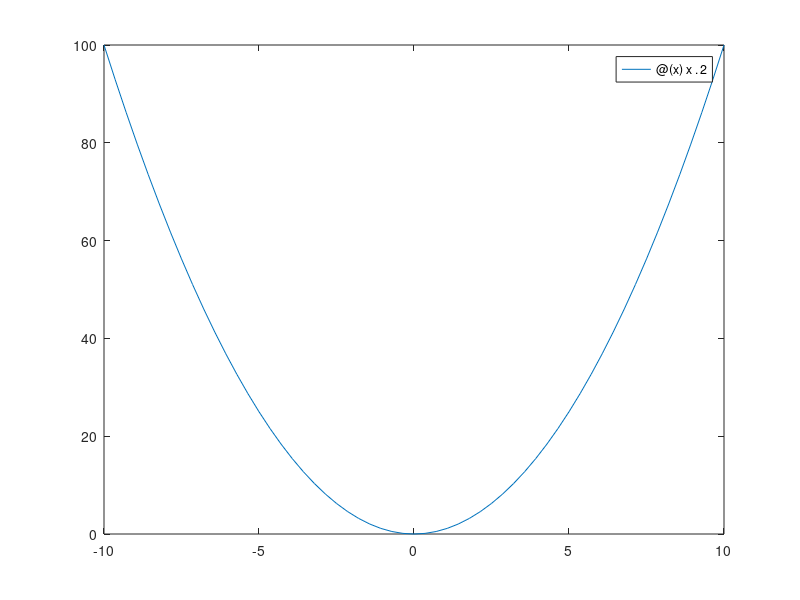

The MATLAB script that drew this image:
function [] = figure_test()
%UNTITLED 此处显示有关此函数的摘要
%   此处显示详细说明
figure
fprintf('123\n\n');
fplot(@(x) x.^2,[-10 10])
end

